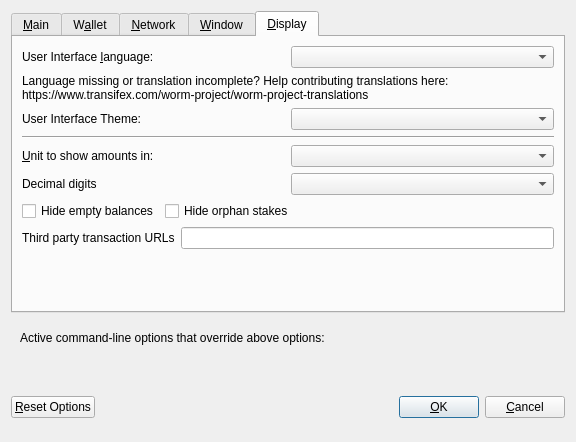
<?xml version="1.0" encoding="UTF-8"?>
<ui version="4.0">
 <class>OptionsDialog</class>
 <widget class="QDialog" name="OptionsDialog">
  <property name="geometry">
   <rect>
    <x>0</x>
    <y>0</y>
    <width>576</width>
    <height>442</height>
   </rect>
  </property>
  <property name="windowTitle">
   <string>Options</string>
  </property>
  <property name="modal">
   <bool>true</bool>
  </property>
  <layout class="QVBoxLayout" name="verticalLayout">
   <item>
    <widget class="QTabWidget" name="tabWidget">
     <property name="currentIndex">
      <number>4</number>
     </property>
     <widget class="QWidget" name="tabMain">
      <attribute name="title">
       <string>&amp;Main</string>
      </attribute>
      <layout class="QVBoxLayout" name="verticalLayout_Main">
       <item>
        <widget class="QCheckBox" name="bitcoinAtStartup">
         <property name="toolTip">
          <string>Automatically start WORM after logging in to the system.</string>
         </property>
         <property name="text">
          <string>&amp;Start WORM on system login</string>
         </property>
        </widget>
       </item>
       <item>
        <layout class="QHBoxLayout" name="horizontalLayout_2_Main">
         <item>
          <widget class="QLabel" name="databaseCacheLabel">
           <property name="text">
            <string>Size of &amp;database cache</string>
           </property>
           <property name="textFormat">
            <enum>Qt::PlainText</enum>
           </property>
           <property name="buddy">
            <cstring>databaseCache</cstring>
           </property>
          </widget>
         </item>
         <item>
          <widget class="QSpinBox" name="databaseCache"/>
         </item>
         <item>
          <widget class="QLabel" name="databaseCacheUnitLabel">
           <property name="text">
            <string>MB</string>
           </property>
           <property name="textFormat">
            <enum>Qt::PlainText</enum>
           </property>
          </widget>
         </item>
         <item>
          <spacer name="horizontalSpacer_2_Main">
           <property name="orientation">
            <enum>Qt::Horizontal</enum>
           </property>
           <property name="sizeHint" stdset="0">
            <size>
             <width>40</width>
             <height>20</height>
            </size>
           </property>
          </spacer>
         </item>
        </layout>
       </item>
       <item>
        <layout class="QHBoxLayout" name="horizontalLayout_3_Main">
         <item>
          <widget class="QLabel" name="threadsScriptVerifLabel">
           <property name="text">
            <string>Number of script &amp;verification threads</string>
           </property>
           <property name="textFormat">
            <enum>Qt::PlainText</enum>
           </property>
           <property name="buddy">
            <cstring>threadsScriptVerif</cstring>
           </property>
          </widget>
         </item>
         <item>
          <widget class="QSpinBox" name="threadsScriptVerif">
           <property name="toolTip">
            <string>(0 = auto, &lt;0 = leave that many cores free)</string>
           </property>
          </widget>
         </item>
         <item>
          <spacer name="horizontalSpacer_3_Main">
           <property name="orientation">
            <enum>Qt::Horizontal</enum>
           </property>
           <property name="sizeHint" stdset="0">
            <size>
             <width>40</width>
             <height>20</height>
            </size>
           </property>
          </spacer>
         </item>
        </layout>
       </item>
       <item>
        <spacer name="verticalSpacer_2">
         <property name="orientation">
          <enum>Qt::Vertical</enum>
         </property>
         <property name="sizeHint" stdset="0">
          <size>
           <width>20</width>
           <height>40</height>
          </size>
         </property>
        </spacer>
       </item>
       <item>
        <layout class="QHBoxLayout" name="horiz-autominting-layout">
         <item>
          <widget class="QCheckBox" name="checkBoxZeromintEnable">
           <property name="toolTip">
            <string>Enable automatic minting of WORM units to zWORM</string>
           </property>
           <property name="layoutDirection">
            <enum>Qt::LeftToRight</enum>
           </property>
           <property name="text">
            <string>Enable zWORM Automint</string>
           </property>
          </widget>
         </item>
         <item>
          <widget class="QCheckBox" name="checkBoxZeromintAddresses">
           <property name="toolTip">
            <string>Enable automatic zWORM minting from specific addresses</string>
           </property>
           <property name="layoutDirection">
            <enum>Qt::LeftToRight</enum>
           </property>
           <property name="text">
            <string>Enable Automint Addresses</string>
           </property>
          </widget>
         </item>
        </layout>
       </item>
       <item>
        <layout class="QHBoxLayout" name="horizontalLayout_3">
         <item>
          <widget class="QLabel" name="percentage_label">
           <property name="toolTip">
            <string>Percentage of incoming WORM which get automatically converted to zWORM via Zerocoin Protocol (min: 10%)</string>
           </property>
           <property name="text">
            <string>Percentage of autominted zWORM</string>
           </property>
          </widget>
         </item>
         <item>
          <widget class="QSpinBox" name="zeromintPercentage">
           <property name="minimum">
            <number>1</number>
           </property>
           <property name="maximum">
            <number>100</number>
           </property>
          </widget>
         </item>
        </layout>
       </item>
       <item>
        <layout class="QHBoxLayout" name="horizontalLayout" stretch="0,0">
         <property name="sizeConstraint">
          <enum>QLayout::SetFixedSize</enum>
         </property>
         <item>
          <widget class="QLabel" name="labelPreferredDenom">
           <property name="maximumSize">
            <size>
             <width>16777215</width>
             <height>16777215</height>
            </size>
           </property>
           <property name="toolTip">
            <string>Wait with automatic conversion to Zerocoin until enough WORM for this denomination is available</string>
           </property>
           <property name="text">
            <string>Preferred Automint zWORM Denomination</string>
           </property>
          </widget>
         </item>
         <item>
          <widget class="QComboBox" name="preferredDenom">
           <property name="maximumSize">
            <size>
             <width>16777215</width>
             <height>27</height>
            </size>
           </property>
           <property name="toolTip">
            <string>Wait with automatic conversion to Zerocoin until enough WORM for this denomination is available</string>
           </property>
           <property name="maxVisibleItems">
            <number>9</number>
           </property>
           <property name="maxCount">
            <number>9</number>
           </property>
          </widget>
         </item>
        </layout>
       </item>
      </layout>
     </widget>
     <widget class="QWidget" name="tabWallet">
      <attribute name="title">
       <string>W&amp;allet</string>
      </attribute>
      <layout class="QVBoxLayout" name="verticalLayout_Wallet">
       <item>
        <layout class="QHBoxLayout" name="horizontalLayout_2_Wallet">
         <item>
          <widget class="QLabel" name="labelStakeSplitThresholdText">
           <property name="text">
            <string>Stake split threshold:</string>
           </property>
          </widget>
         </item>
         <item>
          <widget class="QSpinBox" name="spinBoxStakeSplitThreshold">
           <property name="minimum">
            <number>1</number>
           </property>
           <property name="maximum">
            <number>999999</number>
           </property>
          </widget>
         </item>
        </layout>
       </item>
       <item>
        <widget class="QGroupBox" name="groupBox">
         <property name="title">
          <string>Expert</string>
         </property>
         <layout class="QVBoxLayout" name="verticalLayout_2">
          <item>
           <widget class="QCheckBox" name="coinControlFeatures">
            <property name="toolTip">
             <string>Whether to show coin control features or not.</string>
            </property>
            <property name="text">
             <string>Enable coin &amp;control features</string>
            </property>
           </widget>
          </item>
          <item>
           <widget class="QCheckBox" name="showMasternodesTab">
            <property name="toolTip">
             <string>Show additional tab listing all your masternodes in first sub-tab&lt;br/&gt;and all masternodes on the network in second sub-tab.</string>
            </property>
            <property name="text">
             <string>Show Masternodes Tab</string>
            </property>
           </widget>
          </item>
          <item>
           <widget class="QCheckBox" name="spendZeroConfChange">
            <property name="toolTip">
             <string>If you disable the spending of unconfirmed change, the change from a transaction&lt;br/&gt;cannot be used until that transaction has at least one confirmation.&lt;br/&gt;This also affects how your balance is computed.</string>
            </property>
            <property name="text">
             <string>&amp;Spend unconfirmed change</string>
            </property>
           </widget>
          </item>
         </layout>
        </widget>
       </item>
       <item>
        <spacer name="verticalSpacer_Wallet">
         <property name="orientation">
          <enum>Qt::Vertical</enum>
         </property>
         <property name="sizeHint" stdset="0">
          <size>
           <width>20</width>
           <height>40</height>
          </size>
         </property>
        </spacer>
       </item>
      </layout>
     </widget>
     <widget class="QWidget" name="tabNetwork">
      <attribute name="title">
       <string>&amp;Network</string>
      </attribute>
      <layout class="QVBoxLayout" name="verticalLayout_Network">
       <item>
        <widget class="QCheckBox" name="mapPortUpnp">
         <property name="toolTip">
          <string>Automatically open the WORM client port on the router. This only works when your router supports UPnP and it is enabled.</string>
         </property>
         <property name="text">
          <string>Map port using &amp;UPnP</string>
         </property>
        </widget>
       </item>
       <item>
        <widget class="QCheckBox" name="allowIncoming">
         <property name="toolTip">
          <string>Accept connections from outside</string>
         </property>
         <property name="text">
          <string>Allow incoming connections</string>
         </property>
        </widget>
       </item>
       <item>
        <widget class="QCheckBox" name="connectSocks">
         <property name="toolTip">
          <string>Connect to the WORM network through a SOCKS5 proxy.</string>
         </property>
         <property name="text">
          <string>&amp;Connect through SOCKS5 proxy (default proxy):</string>
         </property>
        </widget>
       </item>
       <item>
        <layout class="QHBoxLayout" name="horizontalLayout_1_Network">
         <item>
          <widget class="QLabel" name="proxyIpLabel">
           <property name="text">
            <string>Proxy &amp;IP:</string>
           </property>
           <property name="textFormat">
            <enum>Qt::PlainText</enum>
           </property>
           <property name="buddy">
            <cstring>proxyIp</cstring>
           </property>
          </widget>
         </item>
         <item>
          <widget class="QValidatedLineEdit" name="proxyIp">
           <property name="minimumSize">
            <size>
             <width>140</width>
             <height>0</height>
            </size>
           </property>
           <property name="maximumSize">
            <size>
             <width>140</width>
             <height>16777215</height>
            </size>
           </property>
           <property name="toolTip">
            <string>IP address of the proxy (e.g. IPv4: 127.0.0.1 / IPv6: ::1)</string>
           </property>
          </widget>
         </item>
         <item>
          <widget class="QLabel" name="proxyPortLabel">
           <property name="text">
            <string>&amp;Port:</string>
           </property>
           <property name="textFormat">
            <enum>Qt::PlainText</enum>
           </property>
           <property name="buddy">
            <cstring>proxyPort</cstring>
           </property>
          </widget>
         </item>
         <item>
          <widget class="QLineEdit" name="proxyPort">
           <property name="minimumSize">
            <size>
             <width>55</width>
             <height>0</height>
            </size>
           </property>
           <property name="maximumSize">
            <size>
             <width>55</width>
             <height>16777215</height>
            </size>
           </property>
           <property name="toolTip">
            <string>Port of the proxy (e.g. 9050)</string>
           </property>
          </widget>
         </item>
         <item>
          <spacer name="horizontalSpacer_1_Network">
           <property name="orientation">
            <enum>Qt::Horizontal</enum>
           </property>
           <property name="sizeHint" stdset="0">
            <size>
             <width>40</width>
             <height>20</height>
            </size>
           </property>
          </spacer>
         </item>
        </layout>
       </item>
       <item>
        <spacer name="verticalSpacer_Network">
         <property name="orientation">
          <enum>Qt::Vertical</enum>
         </property>
         <property name="sizeHint" stdset="0">
          <size>
           <width>20</width>
           <height>40</height>
          </size>
         </property>
        </spacer>
       </item>
      </layout>
     </widget>
     <widget class="QWidget" name="tabWindow">
      <attribute name="title">
       <string>&amp;Window</string>
      </attribute>
      <layout class="QVBoxLayout" name="verticalLayout_Window">
       <item>
        <widget class="QCheckBox" name="minimizeToTray">
         <property name="toolTip">
          <string>Show only a tray icon after minimizing the window.</string>
         </property>
         <property name="text">
          <string>&amp;Minimize to the tray instead of the taskbar</string>
         </property>
        </widget>
       </item>
       <item>
        <widget class="QCheckBox" name="minimizeOnClose">
         <property name="toolTip">
          <string>Minimize instead of exit the application when the window is closed. When this option is enabled, the application will be closed only after selecting Quit in the menu.</string>
         </property>
         <property name="text">
          <string>M&amp;inimize on close</string>
         </property>
        </widget>
       </item>
       <item>
        <spacer name="verticalSpacer_Window">
         <property name="orientation">
          <enum>Qt::Vertical</enum>
         </property>
         <property name="sizeHint" stdset="0">
          <size>
           <width>20</width>
           <height>40</height>
          </size>
         </property>
        </spacer>
       </item>
      </layout>
     </widget>
     <widget class="QWidget" name="tabDisplay">
      <attribute name="title">
       <string>&amp;Display</string>
      </attribute>
      <layout class="QVBoxLayout" name="verticalLayout_Display">
       <item>
        <layout class="QHBoxLayout" name="horizontalLayout_1_Display">
         <item>
          <widget class="QLabel" name="langLabel">
           <property name="text">
            <string>User Interface &amp;language:</string>
           </property>
           <property name="textFormat">
            <enum>Qt::PlainText</enum>
           </property>
           <property name="buddy">
            <cstring>lang</cstring>
           </property>
          </widget>
         </item>
         <item>
          <widget class="QValueComboBox" name="lang">
           <property name="toolTip">
            <string>The user interface language can be set here. This setting will take effect after restarting WORM.</string>
           </property>
          </widget>
         </item>
        </layout>
       </item>
       <item>
        <widget class="QLabel" name="label_3">
         <property name="toolTip">
          <string notr="true"/>
         </property>
         <property name="statusTip">
          <string notr="true"/>
         </property>
         <property name="whatsThis">
          <string notr="true"/>
         </property>
         <property name="accessibleName">
          <string notr="true"/>
         </property>
         <property name="text">
          <string>Language missing or translation incomplete? Help contributing translations here:
https://www.transifex.com/worm-project/worm-project-translations</string>
         </property>
         <property name="wordWrap">
          <bool>true</bool>
         </property>
         <property name="openExternalLinks">
          <bool>true</bool>
         </property>
         <property name="textInteractionFlags">
          <set>Qt::TextBrowserInteraction</set>
         </property>
        </widget>
       </item>
       <item>
        <layout class="QHBoxLayout" name="horizontalLayout_2_Display" stretch="0,0">
         <item>
          <widget class="QLabel" name="themeLabel">
           <property name="text">
            <string>User Interface Theme:</string>
           </property>
          </widget>
         </item>
         <item>
          <widget class="QValueComboBox" name="theme"/>
         </item>
        </layout>
       </item>
       <item>
        <widget class="Line" name="line">
         <property name="orientation">
          <enum>Qt::Horizontal</enum>
         </property>
        </widget>
       </item>
       <item>
        <layout class="QHBoxLayout" name="horizontalLayout_3_Display">
         <item>
          <widget class="QLabel" name="unitLabel">
           <property name="text">
            <string>&amp;Unit to show amounts in:</string>
           </property>
           <property name="textFormat">
            <enum>Qt::PlainText</enum>
           </property>
           <property name="buddy">
            <cstring>unit</cstring>
           </property>
          </widget>
         </item>
         <item>
          <widget class="QValueComboBox" name="unit">
           <property name="toolTip">
            <string>Choose the default subdivision unit to show in the interface and when sending coins.</string>
           </property>
          </widget>
         </item>
        </layout>
       </item>
       <item>
        <layout class="QHBoxLayout" name="horizontalLayout_4_Display">
         <item>
          <widget class="QLabel" name="digitsLabel">
           <property name="text">
            <string>Decimal digits</string>
           </property>
          </widget>
         </item>
         <item>
          <widget class="QValueComboBox" name="digits"/>
         </item>
        </layout>
       </item>
       <item>
        <layout class="QHBoxLayout" name="horizontalLayout_5_Display">
         <item>
          <widget class="QCheckBox" name="checkBoxHideZeroBalances">
           <property name="toolTip">
            <string>Hide empty balances</string>
           </property>
           <property name="layoutDirection">
            <enum>Qt::LeftToRight</enum>
           </property>
           <property name="text">
            <string>Hide empty balances</string>
           </property>
          </widget>
         </item>
         <item>
          <widget class="QCheckBox" name="checkBoxHideOrphans">
           <property name="toolTip">
            <string>Hide orphan stakes in transaction lists</string>
           </property>
           <property name="text">
            <string>Hide orphan stakes</string>
           </property>
          </widget>
         </item>
         <item>
          <spacer name="horizontalSpacer">
           <property name="orientation">
            <enum>Qt::Horizontal</enum>
           </property>
           <property name="sizeHint" stdset="0">
            <size>
             <width>40</width>
             <height>20</height>
            </size>
           </property>
          </spacer>
         </item>
        </layout>
       </item>
       <item>
        <layout class="QHBoxLayout" name="horizontalLayout_6_Display">
         <item>
          <widget class="QLabel" name="thirdPartyTxUrlsLabel">
           <property name="toolTip">
            <string>Third party URLs (e.g. a block explorer) that appear in the transactions tab as context menu items. %s in the URL is replaced by transaction hash. Multiple URLs are separated by vertical bar |.</string>
           </property>
           <property name="text">
            <string>Third party transaction URLs</string>
           </property>
           <property name="buddy">
            <cstring>thirdPartyTxUrls</cstring>
           </property>
          </widget>
         </item>
         <item>
          <widget class="QLineEdit" name="thirdPartyTxUrls">
           <property name="toolTip">
            <string>Third party URLs (e.g. a block explorer) that appear in the transactions tab as context menu items. %s in the URL is replaced by transaction hash. Multiple URLs are separated by vertical bar |.</string>
           </property>
          </widget>
         </item>
        </layout>
       </item>
       <item>
        <spacer name="verticalSpacer">
         <property name="orientation">
          <enum>Qt::Vertical</enum>
         </property>
         <property name="sizeHint" stdset="0">
          <size>
           <width>20</width>
           <height>40</height>
          </size>
         </property>
        </spacer>
       </item>
      </layout>
     </widget>
    </widget>
   </item>
   <item>
    <widget class="QFrame" name="frame">
     <layout class="QVBoxLayout" name="verticalLayout_Bottom">
      <item>
       <layout class="QHBoxLayout" name="horizontalLayout_Bottom">
        <item>
         <widget class="QLabel" name="overriddenByCommandLineInfoLabel">
          <property name="text">
           <string>Active command-line options that override above options:</string>
          </property>
          <property name="textFormat">
           <enum>Qt::PlainText</enum>
          </property>
         </widget>
        </item>
        <item>
         <spacer name="horizontalSpacer_Bottom">
          <property name="orientation">
           <enum>Qt::Horizontal</enum>
          </property>
          <property name="sizeHint" stdset="0">
           <size>
            <width>40</width>
            <height>20</height>
           </size>
          </property>
         </spacer>
        </item>
       </layout>
      </item>
      <item>
       <widget class="QLabel" name="overriddenByCommandLineLabel">
        <property name="text">
         <string/>
        </property>
        <property name="textFormat">
         <enum>Qt::PlainText</enum>
        </property>
        <property name="wordWrap">
         <bool>true</bool>
        </property>
       </widget>
      </item>
     </layout>
    </widget>
   </item>
   <item>
    <layout class="QHBoxLayout" name="horizontalLayout_Buttons">
     <item>
      <widget class="QPushButton" name="resetButton">
       <property name="toolTip">
        <string>Reset all client options to default.</string>
       </property>
       <property name="text">
        <string>&amp;Reset Options</string>
       </property>
       <property name="autoDefault">
        <bool>false</bool>
       </property>
      </widget>
     </item>
     <item>
      <spacer name="horizontalSpacer_1">
       <property name="orientation">
        <enum>Qt::Horizontal</enum>
       </property>
       <property name="sizeHint" stdset="0">
        <size>
         <width>40</width>
         <height>48</height>
        </size>
       </property>
      </spacer>
     </item>
     <item>
      <widget class="QLabel" name="statusLabel">
       <property name="minimumSize">
        <size>
         <width>200</width>
         <height>0</height>
        </size>
       </property>
       <property name="font">
        <font>
         <weight>75</weight>
         <bold>true</bold>
        </font>
       </property>
       <property name="text">
        <string/>
       </property>
       <property name="textFormat">
        <enum>Qt::PlainText</enum>
       </property>
       <property name="wordWrap">
        <bool>true</bool>
       </property>
      </widget>
     </item>
     <item>
      <spacer name="horizontalSpacer_2">
       <property name="orientation">
        <enum>Qt::Horizontal</enum>
       </property>
       <property name="sizeHint" stdset="0">
        <size>
         <width>40</width>
         <height>48</height>
        </size>
       </property>
      </spacer>
     </item>
     <item>
      <widget class="QPushButton" name="okButton">
       <property name="text">
        <string>&amp;OK</string>
       </property>
       <property name="autoDefault">
        <bool>false</bool>
       </property>
       <property name="default">
        <bool>true</bool>
       </property>
      </widget>
     </item>
     <item>
      <widget class="QPushButton" name="cancelButton">
       <property name="text">
        <string>&amp;Cancel</string>
       </property>
       <property name="autoDefault">
        <bool>false</bool>
       </property>
      </widget>
     </item>
    </layout>
   </item>
  </layout>
 </widget>
 <customwidgets>
  <customwidget>
   <class>QValidatedLineEdit</class>
   <extends>QLineEdit</extends>
   <header>qvalidatedlineedit.h</header>
  </customwidget>
  <customwidget>
   <class>QValueComboBox</class>
   <extends>QComboBox</extends>
   <header>qvaluecombobox.h</header>
  </customwidget>
 </customwidgets>
 <resources/>
 <connections/>
</ui>
